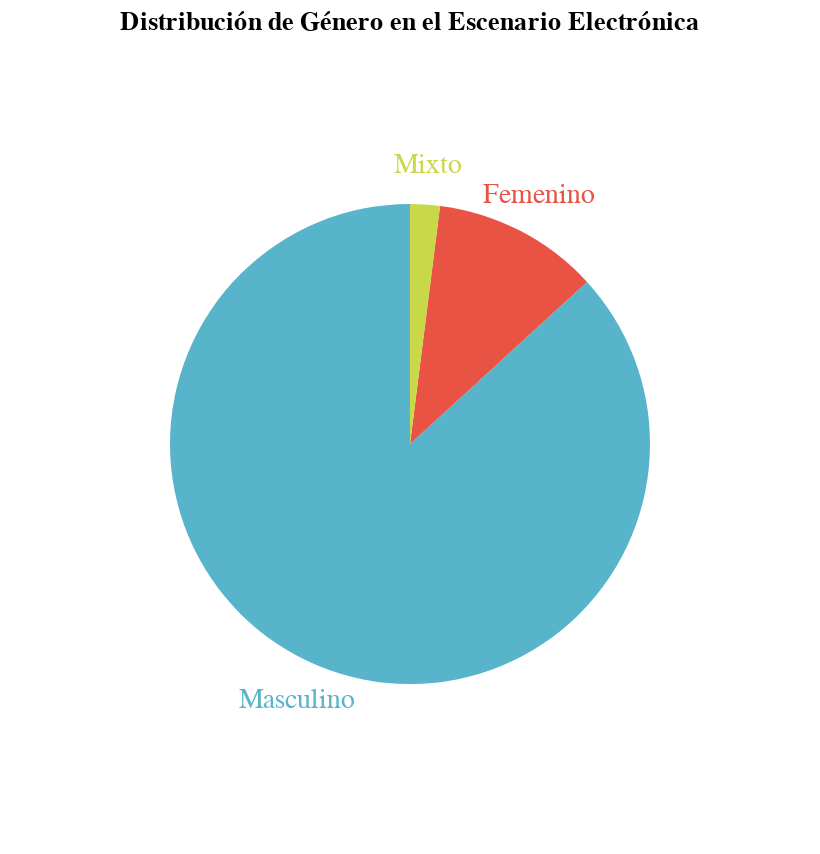

The notebook cell saved with this chart:
### Code cell
# PASO 0: Instalar Altair si no lo tienes
!pip install altair --quiet

# PASO 1: Importar librerías
import pandas as pd
import altair as alt
from google.colab import files

# PASO 2: Subir archivo CSV
uploaded = files.upload()
filename = next(iter(uploaded))
df = pd.read_csv(filename)

# PASO 3: Normalizar columnas
df.columns = df.columns.str.strip().str.lower()
df['escenario'] = df['escenario'].str.strip().str.lower()
df['género'] = df['género'].str.strip().str.lower()

# PASO 4: Filtrar por escenario electrónica
escenario_electronica = df[df['escenario'] == 'escenario electronica']

# PASO 5: Contar ocurrencias por género (solo M, F, Mixto)
conteo_genero = escenario_electronica['género'].value_counts().reset_index()
conteo_genero.columns = ['Género', 'Cantidad']
conteo_genero = conteo_genero[conteo_genero['Género'].isin(['masculino', 'femenino', 'mixto'])]

# PASO 6: Renombrar géneros a formato capitalizado
conteo_genero['Género'] = conteo_genero['Género'].replace({
    'masculino': 'Masculino',
    'femenino': 'Femenino',
    'mixto': 'Mixto'
})

# PASO 7: Escala de colores personalizada
color_scale = alt.Scale(
    domain=["Masculino", "Femenino", "Mixto"],
    range=["#58b4cb", "#e85343", "#c9d849"]
)

# PASO 8: Crear gráfico de torta
base = alt.Chart(conteo_genero).encode(
    theta=alt.Theta("Cantidad:Q", stack=True),
    color=alt.Color("Género:N", scale=color_scale, legend=None)
)

pie = base.mark_arc(outerRadius=120)
text = base.mark_text(radius=140, size=14).encode(text="Género:N")

chart = (pie + text).properties(
    width=400,
    height=400,
    title="Distribución de Género en el Escenario Electrónica"
)

# PASO 9: Mostrar y guardar
chart.show()
chart.save("grafico_genero_escenario_electronica.html")
files.download("grafico_genero_escenario_electronica.html")

### Figure 1 — Vega-Lite specification as saved in the notebook (floating-point values rounded to 4 significant figures)
{"config": {"view": {"continuousWidth": 300, "continuousHeight": 300}}, "layer": [{"mark": {"type": "arc", "outerRadius": 120}, "encoding": {"color": {"field": "Género", "legend": null, "scale": {"domain": ["Masculino", "Femenino", "Mixto"], "range": ["#58b4cb", "#e85343", "#c9d849"]}, "type": "nominal"}, "theta": {"field": "Cantidad", "stack": true, "type": "quantitative"}}}, {"mark": {"type": "text", "radius": 140, "size": 14}, "encoding": {"color": {"field": "Género", "legend": null, "scale": {"domain": ["Masculino", "Femenino", "Mixto"], "range": ["#58b4cb", "#e85343", "#c9d849"]}, "type": "nominal"}, "text": {"field": "Género", "type": "nominal"}, "theta": {"field": "Cantidad", "stack": true, "type": "quantitative"}}}], "data": {"name": "data-1155b8c69ecf2b2a101e9bb805de276d"}, "height": 400, "title": "Distribución de Género en el Escenario Electrónica", "width": 400, "$schema": "https://vega.github.io/schema/vega-lite/v5.20.1.json", "datasets": {"data-1155b8c69ecf2b2a101e9bb805de276d": [{"Género": "Masculino", "Cantidad": 217}, {"Género": "Femenino", "Cantidad": 28}, {"Género": "Mixto", "Cantidad": 5}]}}
